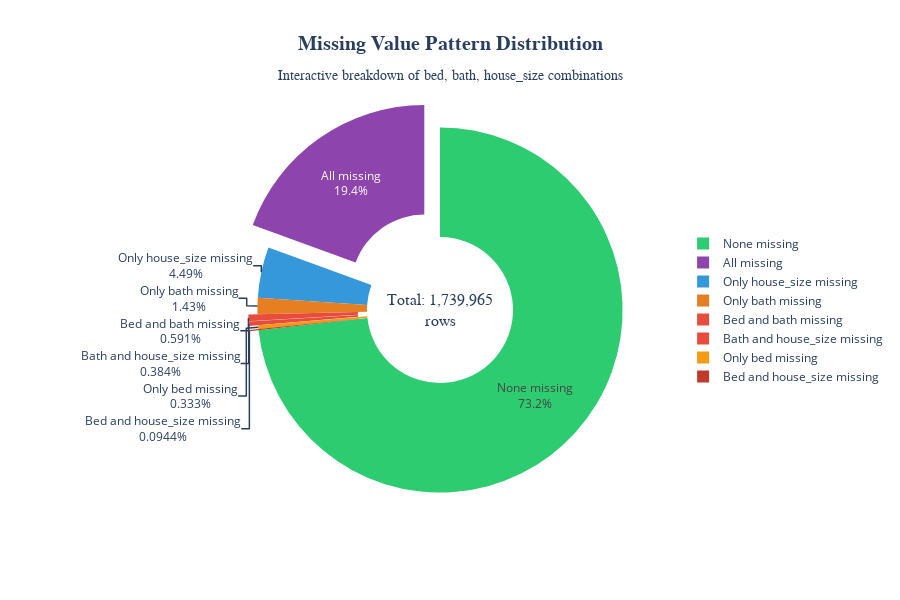

The notebook cell this image was saved under:
### Code cell
# Overlap pie chart

bed_missing = df['bed'].isnull()
bath_missing = df['bath'].isnull()
house_size_missing = df['house_size'].isnull()

combinatinos = {
    'None missing': (~bed_missing & ~bath_missing & ~house_size_missing).sum(),
    'Only bed missing': (bed_missing & ~bath_missing & ~house_size_missing).sum(),
    'Only bath missing': (~bed_missing & bath_missing & ~house_size_missing).sum(),
    'Only house_size missing': (~bed_missing & ~bath_missing & house_size_missing).sum(),
    'Bed and bath missing': (bed_missing & bath_missing & ~house_size_missing).sum(),
    'Bed and house_size missing': (bed_missing & ~bath_missing & house_size_missing).sum(),
    'Bath and house_size missing': (~bed_missing & bath_missing & house_size_missing).sum(),
    'All missing': (bed_missing & bath_missing & house_size_missing).sum()
}   

colors_detailed = ['#2ecc71', '#f39c12', '#e67e22', '#3498db', 
                   '#e74c3c', '#c0392b', '#e74c3c', '#8e44ad']

fig1 = go.Figure(data=[go.Pie( # pie chart
    labels=list(combinatinos.keys()), # labels
    values=list(combinatinos.values()), # values
    marker=dict(colors=colors_detailed), # colors
    textinfo='label+percent', # show label and percent
    textposition='auto', # auto position text
    hole= 0.4, # donut chart
    pull = [0, 0, 0, 0, 0.05, 0.05, 0.05, 0.15] # pull out slices with missing values
)])
fig1.update_layout( # layout
    title={
        'text': '<b>Missing Value Pattern Distribution</b><br>' +
                '<sub>Interactive breakdown of bed, bath, house_size combinations</sub>',
        'x': 0.5,
        'xanchor': 'center',
        'font': {'size': 20, 'family': 'Arial Black'}
    },
    showlegend=True, # show legend
    legend=dict( # position legend outside the pie chart
        orientation="v",
        yanchor="middle",
        y=0.5,
        xanchor="left",
        x=1.05,
        font=dict(size=12)
    ),
    annotations=[dict( # center text
        text=f'Total: {len(df):,}<br>rows',
        x=0.5, y=0.5,
        font=dict(size=16, family='Arial Black'),
        showarrow=False
    )],
    width=900,
    height=600,
    template='plotly_white' # clean white background
)
fig1.show()

### Figure 1 — Plotly figure (JSON) as saved in the notebook; plotly's stock layout.template omitted (floating-point values rounded to 4 significant figures)
{"data": [{"hole": 0.4, "labels": ["None missing", "Only bed missing", "Only bath missing", "Only house_size missing", "Bed and bath missing", "Bed and house_size missing", "Bath and house_size missing", "All missing"], "marker": {"colors": ["#2ecc71", "#f39c12", "#e67e22", "#3498db", "#e74c3c", "#c0392b", "#e74c3c", "#8e44ad"]}, "pull": [0, 0, 0, 0, 0.05, 0.05, 0.05, 0.15], "textinfo": "label+percent", "textposition": "auto", "type": "pie", "values": [1274266, 5793, 24917, 78111, 10286, 1643, 6674, 338275]}], "layout": {"annotations": [{"font": {"family": "Arial Black", "size": 16}, "showarrow": false, "text": "Total: 1,739,965<br>rows", "x": 0.5, "y": 0.5}], "height": 600, "legend": {"font": {"size": 12}, "orientation": "v", "x": 1.05, "xanchor": "left", "y": 0.5, "yanchor": "middle"}, "showlegend": true, "title": {"font": {"family": "Arial Black", "size": 20}, "text": "<b>Missing Value Pattern Distribution</b><br><sub>Interactive breakdown of bed, bath, house_size combinations</sub>", "x": 0.5, "xanchor": "center"}, "width": 900}}
